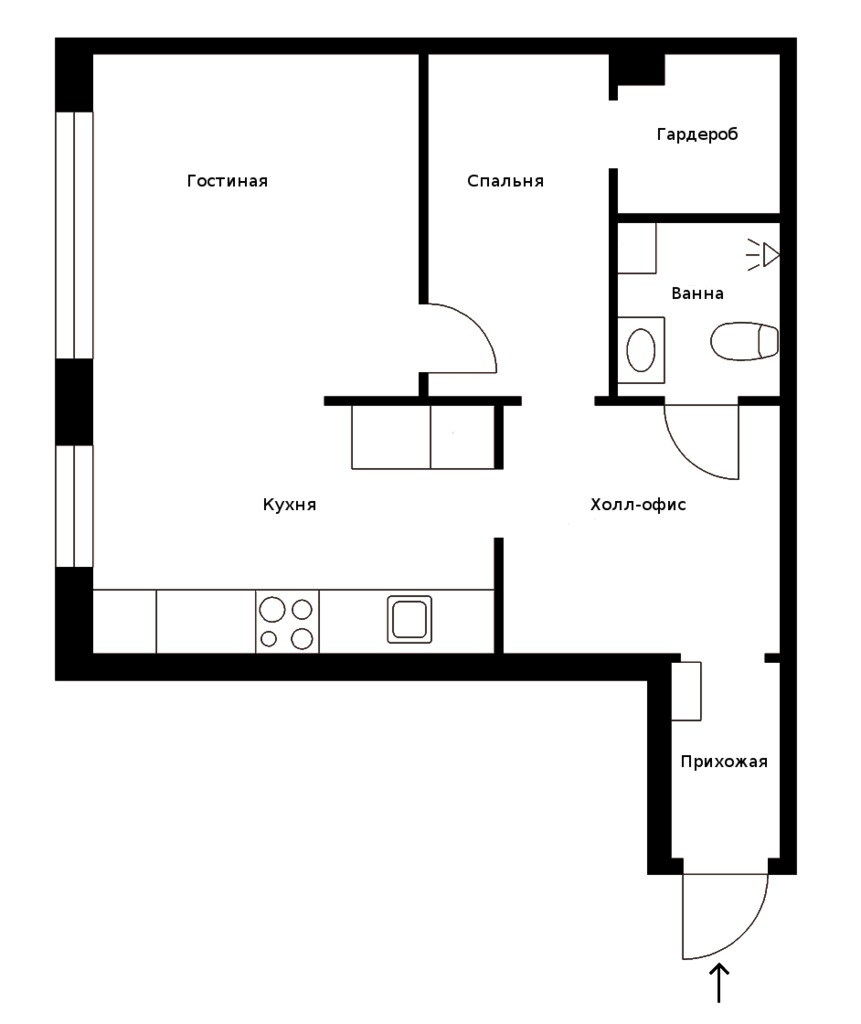
#> input picture room_source/plan-kvartiry_2571.jpg, 861 x 1024 px, found by its file name
$ python main.py
#> lines starting #> are read from the running program, lines starting #| are printed output that depends on the picture; after the words box and inside, x2 and y2 are one past the last pixel; in counts of white or black regions, pixels touching at a corner belong together; long printed decimals are rounded
from PIL import Image
import numpy as np
import time
from params_of_program import *


def two_for_high_y(x_, y_, array):
    for j_ in range(0, y_):  # Пробегаем по координате y
        for i_ in range(0, x_):  # Пробегаем по коорденате x
            if not np.array_equal(array[j_][i_], [255, 255, 255]):
                return j_


def two_for_low_y(x_, y_, array):
    for j_ in range(y_ - 1, -1, -1):  # Пробегаем по координате y
        for i_ in range(0, x_):  # Пробегаем по коорденате x
            if not np.array_equal(array[j_][i_], [255, 255, 255]):
                return j_


def two_for_left_x(x_, y_, array):
    for i_ in range(0, x_):       # Пробегаем по координате x
        for j_ in range(0, y_):   # Пробегаем по коорденате y
            if not np.array_equal(array[j_][i_], [255, 255, 255]):
                return i_


def two_for_right_x(x_, y_, array):
    for i_ in range(x_ - 1, -1, -1):        # Пробегаем по координате x
        for j_ in range(0, y_):             # Пробегаем по коорденате y
            if not np.array_equal(array[j_][i_], [255, 255, 255]):
                return i_


def cropped_img(img_file):
    with Image.open(img_file) as img:
#> img is the input picture: PIL image 861x1024 RGB; mean R, G, B 232.2, 232.1, 232
        img.load()

    (x, y) = img.size  # Через атрибут size получаем кортеж с двумя элементами (размер изображения по x и y)
#> x = 861; y = 1024

    img_array = np.asarray(img)
    # print(img_array[1][1])
    # Образаем план до первого черного пикселя в строке сверху, справа, снизу, слева:
    left_x = two_for_left_x(x, y, img_array)
#> left_x = 48
    right_x = two_for_right_x(x, y, img_array)
#> right_x = 799
    high_y = two_for_high_y(x, y, img_array)
#> high_y = 32
    low_y = two_for_low_y(x, y, img_array)
#> low_y = 1007
    return img.crop((left_x, high_y, right_x, low_y))


def cut_wind_by_size(img, x_len, y_len, dx, dy):
    (x, y) = img.size
    if (x < x_len + dx) or (y < y_len + dy):
        return None
    return img.crop((x_len, y_len, x_len + dx, y_len + dy))


def pic_detect(search_file, template_file, step=5):
    rgb1 = template_file.getpixel((0, 0))
    size_pic = search_file.size
    size_pic_tpl = template_file.size
    p_max = 0
    x_max = 0
    y_max = 0
    for y in range(size_pic[1] - size_pic_tpl[1]):
        for x in range(size_pic[0] - size_pic_tpl[0]):
            rgb0 = search_file.getpixel((x, y))
            br = False # Индикатор досрочного выхода из циклов, если картина не совпала.....
            if rgb0 == rgb1:        # Если первые пиксели совпали, то....
                count = 0
                count_pls = 0
                # Попиксельная сверка для 100% совпадения, в большинстве случаев это излишне
                for ii in range(0, size_pic_tpl[1]-1, step):
                    for ee in range(0, size_pic_tpl[0]-1, step):
                        count += 1
                        if search_file.getpixel((x+ee, y+ii)) == template_file.getpixel((ee+1, ii+1)):
                            count_pls += 1
                p = count_pls / count * 100
                if p > p_max:
                    p_max = p
                    x_max = x
                    y_max = y
                if p_max == 100.0:
                    return True, x_max, y_max, p_max
    return False, x_max, y_max, p_max


def find_piece_of_plan():
    start_time = time.time()
    t = time.localtime()
    current_time = time.strftime("%H:%M:%S", t)
    print(f"Время начала расчетов: {current_time}.")
    crop_big = cropped_img(INPUT_LIVING_ROOM_FILE)
    crop_small = cropped_img(INPUT_FINDING_ROOM_FILE)
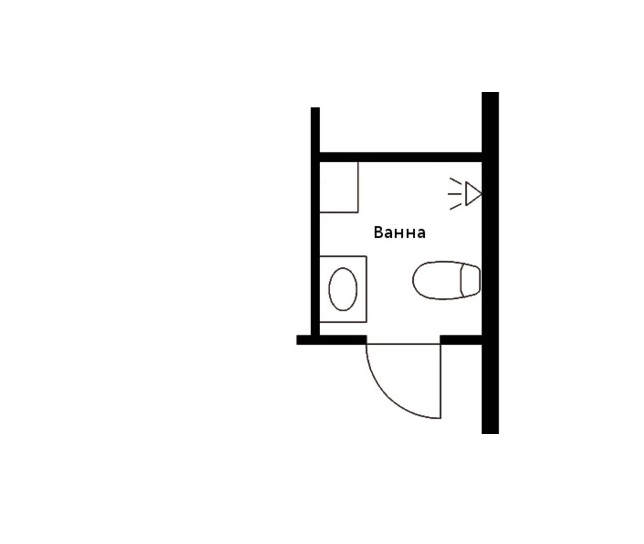
#> input picture room_source/bathroom.jpg, 644 x 544 px, found by its file name
#> in cropped_img, img is the input picture: PIL image 644x544 RGB; mean R, G, B 246.1, 246.1, 246.1
#> in cropped_img (call 2), `left_x = two_for_left_x(x, y, img_array)`: left_x = 288
#> in cropped_img (call 2), `right_x = two_for_right_x(x, y, img_array)`: right_x = 503
#> in cropped_img (call 2), `high_y = two_for_high_y(x, y, img_array)`: high_y = 88
#> in cropped_img (call 2), `low_y = two_for_low_y(x, y, img_array)`: low_y = 439
#> in cropped_img (call 2), `return img.crop((left_x, high_y, right_x, low_y))`:
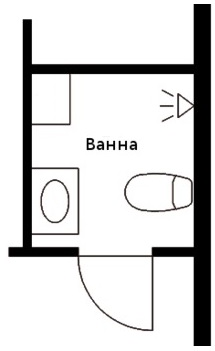
#> returned value: PIL image 215x351 RGB; mean R, G, B 213.9, 213.7, 213.6
    (cbs_x, cbs_y) = crop_big.size
#> cbs_x = 751; cbs_y = 975
    (css_x, css_y) = crop_small.size
#> css_x = 215; css_y = 351
    new_cbs_x = int(cbs_x / IMAGE_COMPRESSION_RATIO)
#> new_cbs_x = 250
    new_cbs_y = int(cbs_y / IMAGE_COMPRESSION_RATIO)
#> new_cbs_y = 325
    new_css_x = int(css_x / IMAGE_COMPRESSION_RATIO)
#> new_css_x = 71
    new_css_y = int(css_y / IMAGE_COMPRESSION_RATIO)
#> new_css_y = 117
    crop_big.thumbnail(size=(new_cbs_x, new_cbs_y))
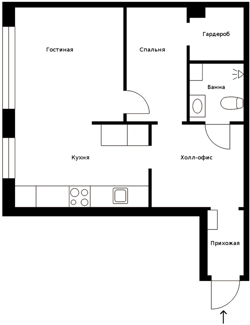
#> crop_big: PIL image 250x325 RGB; mean R, G, B 227.4, 227.2, 227.2
    crop_small.thumbnail(size=(new_css_x, new_css_y))
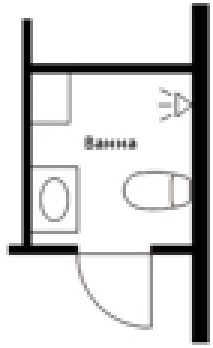
#> crop_small: PIL image 71x116 RGB (shown 3 times larger); mean R, G, B 213.7, 213.6, 213.5
    gray_crop_big = crop_big.convert("L")  # Grayscale
    img_crop_big = gray_crop_big.convert("1")
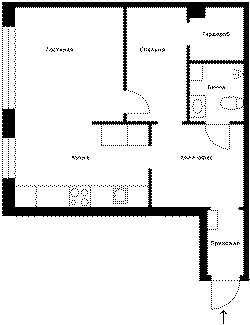
#> img_crop_big: PIL image 250x325 1; 89.3% white; 635 black regions (629 under 20 px), largest, box (x1, y1, x2, y2) and area: (2, 2, 250, 282) 4175, (2, 168, 212, 281) 2945, (2, 107, 15, 138) 374, (92, 113, 158, 146) 308, (209, 32, 229, 37) 34, (220, 310, 227, 324) 22
    gray_crop_small = crop_small.convert("L")
    img_crop_small = gray_crop_small.convert("1")
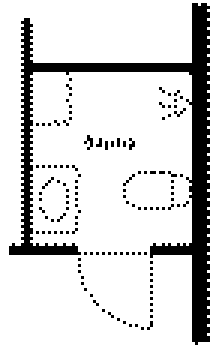
#> img_crop_small: PIL image 71x116 1 (shown 3 times larger); 83.7% white; 127 black regions (126 under 20 px), largest, box (x1, y1, x2, y2) and area: (3, 1, 70, 115) 1164
    (rez, x, y, p) = pic_detect(img_crop_big, img_crop_small, STEP)
#> in pic_detect, `rgb1 = template_file.getpixel((0, 0))`: rgb1 = 255
#> after the loop in pic_detect, `for y in range(size_pic[1] - size_pic_tpl[1]):`: p_max = 92.86; x_max = 137; y_max = 191
#> rez = False; x = 137; y = 191; p = 92.86
    print("--- %s seconds ---" % (time.time() - start_time))
    if rez:
        print(f'Совпало. Координаты: х = {x * IMAGE_COMPRESSION_RATIO}, y = {y * IMAGE_COMPRESSION_RATIO}')
    else:
        print(f'Не совпало! Координаты лучшего совпадения: х = {x * IMAGE_COMPRESSION_RATIO}, '
              f'y = {y * IMAGE_COMPRESSION_RATIO}, %% лучшего совпадения: {p}')
#| Не совпало! Координаты лучшего совпадения: х = 411, y = 573, %% лучшего совпадения: 92.857

    size = img_crop_big.size
#> size = (250, 325)
    new_im = Image.new('RGB', (2 * size[0], 2 * size[1]), (250, 250, 250))
#> new_im: PIL image 500x650 RGB; every value is 250

    new_im.paste(img_crop_big, (0, 0))
    new_im.paste(img_crop_small, (size[0], 0))
    img_crop_big.paste(img_crop_small, (x, y))
#> img_crop_big: PIL image 250x325 1; 89.2% white; 765 black regions (756 under 20 px), largest, box (x1, y1, x2, y2) and area: (2, 2, 250, 282) 4175, (2, 177, 137, 217) 1614, (140, 192, 207, 306) 1164
    new_im.paste(img_crop_big, (0, size[1]))
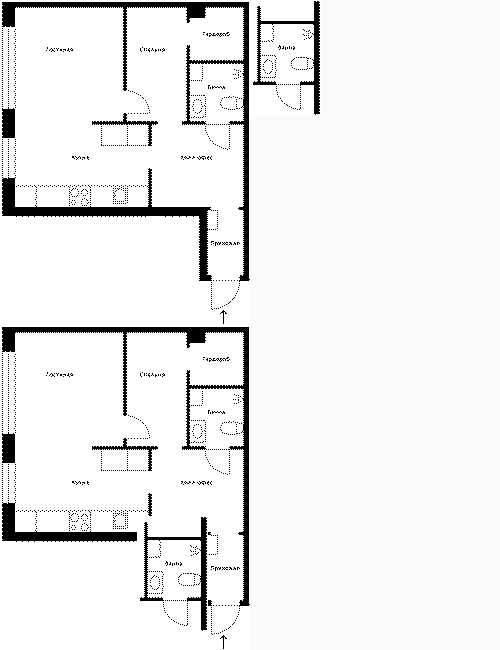
#> new_im: PIL image 500x650 RGB; min 0, max 255, mean 237.9

    new_im.save("merged_images.png", "PNG")
    new_im.show()

    return rez, x, y


# Press the green button in the gutter to run the script.
if __name__ == '__main__':
    find_piece_of_plan()

# See PyCharm help at https://www.jetbrains.com/help/pycharm/
